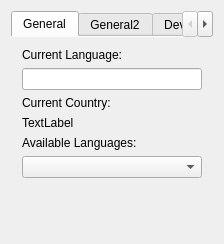
<?xml version="1.0" encoding="UTF-8"?>
<ui version="4.0">
 <class>Dialog</class>
 <widget class="QDialog" name="Dialog">
  <property name="geometry">
   <rect>
    <x>0</x>
    <y>0</y>
    <width>165</width>
    <height>244</height>
   </rect>
  </property>
  <property name="windowTitle">
   <string>Sysinfo</string>
  </property>
  <layout class="QVBoxLayout" name="verticalLayout_3">
   <item>
    <layout class="QHBoxLayout" name="horizontalLayout_33">
     <item>
      <widget class="QTabWidget" name="tabWidget">
       <property name="layoutDirection">
        <enum>Qt::LeftToRight</enum>
       </property>
       <property name="autoFillBackground">
        <bool>false</bool>
       </property>
       <property name="tabPosition">
        <enum>QTabWidget::North</enum>
       </property>
       <property name="currentIndex">
        <number>0</number>
       </property>
       <property name="documentMode">
        <bool>true</bool>
       </property>
       <property name="tabsClosable">
        <bool>false</bool>
       </property>
       <property name="movable">
        <bool>false</bool>
       </property>
       <widget class="QWidget" name="generaltab">
        <attribute name="title">
         <string>General</string>
        </attribute>
        <layout class="QVBoxLayout" name="verticalLayout_7">
         <item>
          <widget class="QLabel" name="label">
           <property name="sizePolicy">
            <sizepolicy hsizetype="Expanding" vsizetype="Fixed">
             <horstretch>0</horstretch>
             <verstretch>0</verstretch>
            </sizepolicy>
           </property>
           <property name="text">
            <string>Current Language:</string>
           </property>
          </widget>
         </item>
         <item>
          <widget class="QLineEdit" name="curLanguageLineEdit">
           <property name="sizePolicy">
            <sizepolicy hsizetype="Expanding" vsizetype="Fixed">
             <horstretch>0</horstretch>
             <verstretch>0</verstretch>
            </sizepolicy>
           </property>
          </widget>
         </item>
         <item>
          <widget class="QLabel" name="label_16">
           <property name="sizePolicy">
            <sizepolicy hsizetype="Expanding" vsizetype="Fixed">
             <horstretch>0</horstretch>
             <verstretch>0</verstretch>
            </sizepolicy>
           </property>
           <property name="text">
            <string>Current Country:</string>
           </property>
          </widget>
         </item>
         <item>
          <widget class="QLabel" name="countryCodeLabel">
           <property name="sizePolicy">
            <sizepolicy hsizetype="Expanding" vsizetype="Fixed">
             <horstretch>0</horstretch>
             <verstretch>0</verstretch>
            </sizepolicy>
           </property>
           <property name="text">
            <string>TextLabel</string>
           </property>
          </widget>
         </item>
         <item>
          <widget class="QLabel" name="label_2">
           <property name="sizePolicy">
            <sizepolicy hsizetype="Expanding" vsizetype="Fixed">
             <horstretch>0</horstretch>
             <verstretch>0</verstretch>
            </sizepolicy>
           </property>
           <property name="text">
            <string>Available Languages:</string>
           </property>
          </widget>
         </item>
         <item>
          <widget class="QComboBox" name="languagesComboBox">
           <property name="sizePolicy">
            <sizepolicy hsizetype="Expanding" vsizetype="Fixed">
             <horstretch>0</horstretch>
             <verstretch>0</verstretch>
            </sizepolicy>
           </property>
          </widget>
         </item>
         <item>
          <spacer name="verticalSpacer_3">
           <property name="orientation">
            <enum>Qt::Vertical</enum>
           </property>
           <property name="sizeHint" stdset="0">
            <size>
             <width>20</width>
             <height>291</height>
            </size>
           </property>
          </spacer>
         </item>
        </layout>
       </widget>
       <widget class="QWidget" name="generaltab_2">
        <attribute name="title">
         <string>General2</string>
        </attribute>
        <layout class="QVBoxLayout" name="verticalLayout_2">
         <item>
          <widget class="QComboBox" name="versionComboBox">
           <property name="sizePolicy">
            <sizepolicy hsizetype="Expanding" vsizetype="Fixed">
             <horstretch>0</horstretch>
             <verstretch>0</verstretch>
            </sizepolicy>
           </property>
           <item>
            <property name="text">
             <string>Os</string>
            </property>
           </item>
           <item>
            <property name="text">
             <string>QtCore</string>
            </property>
           </item>
           <item>
            <property name="text">
             <string>WrtCore</string>
            </property>
           </item>
           <item>
            <property name="text">
             <string>Webkit</string>
            </property>
           </item>
           <item>
            <property name="text">
             <string>ServiceFramework</string>
            </property>
           </item>
           <item>
            <property name="text">
             <string>WrtExtensions</string>
            </property>
           </item>
           <item>
            <property name="text">
             <string>Service Provider</string>
            </property>
           </item>
           <item>
            <property name="text">
             <string>Netscape Plugin</string>
            </property>
           </item>
           <item>
            <property name="text">
             <string>Webapp</string>
            </property>
           </item>
           <item>
            <property name="text">
             <string>Firmware</string>
            </property>
           </item>
          </widget>
         </item>
         <item>
          <widget class="QLabel" name="label_3">
           <property name="sizePolicy">
            <sizepolicy hsizetype="Expanding" vsizetype="Fixed">
             <horstretch>0</horstretch>
             <verstretch>0</verstretch>
            </sizepolicy>
           </property>
           <property name="text">
            <string>Version</string>
           </property>
          </widget>
         </item>
         <item>
          <widget class="QLineEdit" name="versionLineEdit"/>
         </item>
         <item>
          <widget class="QComboBox" name="featureComboBox">
           <property name="sizePolicy">
            <sizepolicy hsizetype="Expanding" vsizetype="Fixed">
             <horstretch>0</horstretch>
             <verstretch>0</verstretch>
            </sizepolicy>
           </property>
           <item>
            <property name="text">
             <string>Bluetooth</string>
            </property>
           </item>
           <item>
            <property name="text">
             <string>Camera</string>
            </property>
           </item>
           <item>
            <property name="text">
             <string>FmRadio</string>
            </property>
           </item>
           <item>
            <property name="text">
             <string>Irda</string>
            </property>
           </item>
           <item>
            <property name="text">
             <string>Led</string>
            </property>
           </item>
           <item>
            <property name="text">
             <string>Memcard</string>
            </property>
           </item>
           <item>
            <property name="text">
             <string>Usb</string>
            </property>
           </item>
           <item>
            <property name="text">
             <string>Vibrate</string>
            </property>
           </item>
           <item>
            <property name="text">
             <string>WLan</string>
            </property>
           </item>
           <item>
            <property name="text">
             <string>Sim</string>
            </property>
           </item>
           <item>
            <property name="text">
             <string>Location</string>
            </property>
           </item>
           <item>
            <property name="text">
             <string>VideoOut</string>
            </property>
           </item>
           <item>
            <property name="text">
             <string>Haptics</string>
            </property>
           </item>
          </widget>
         </item>
         <item>
          <widget class="QLabel" name="label_4">
           <property name="sizePolicy">
            <sizepolicy hsizetype="Expanding" vsizetype="Fixed">
             <horstretch>0</horstretch>
             <verstretch>0</verstretch>
            </sizepolicy>
           </property>
           <property name="text">
            <string>Feature supported</string>
           </property>
          </widget>
         </item>
         <item>
          <widget class="QLineEdit" name="featuresLineEdit"/>
         </item>
         <item>
          <spacer name="verticalSpacer_10">
           <property name="orientation">
            <enum>Qt::Vertical</enum>
           </property>
           <property name="sizeHint" stdset="0">
            <size>
             <width>20</width>
             <height>343</height>
            </size>
           </property>
          </spacer>
         </item>
        </layout>
       </widget>
       <widget class="QWidget" name="sysdevicetab">
        <attribute name="title">
         <string>Device</string>
        </attribute>
        <layout class="QVBoxLayout" name="verticalLayout_4">
         <item>
          <layout class="QHBoxLayout" name="horizontalLayout">
           <item>
            <widget class="QLabel" name="label_18">
             <property name="sizePolicy">
              <sizepolicy hsizetype="Expanding" vsizetype="Fixed">
               <horstretch>0</horstretch>
               <verstretch>0</verstretch>
              </sizepolicy>
             </property>
             <property name="text">
              <string>IMEI:</string>
             </property>
            </widget>
           </item>
           <item>
            <widget class="QLabel" name="ImeiLabel">
             <property name="sizePolicy">
              <sizepolicy hsizetype="Expanding" vsizetype="Fixed">
               <horstretch>0</horstretch>
               <verstretch>0</verstretch>
              </sizepolicy>
             </property>
             <property name="text">
              <string>xx</string>
             </property>
            </widget>
           </item>
          </layout>
         </item>
         <item>
          <layout class="QHBoxLayout" name="horizontalLayout_2">
           <item>
            <widget class="QLabel" name="label_19">
             <property name="sizePolicy">
              <sizepolicy hsizetype="Expanding" vsizetype="Fixed">
               <horstretch>0</horstretch>
               <verstretch>0</verstretch>
              </sizepolicy>
             </property>
             <property name="text">
              <string>IMSI:</string>
             </property>
            </widget>
           </item>
           <item>
            <widget class="QLabel" name="imsiLabel">
             <property name="sizePolicy">
              <sizepolicy hsizetype="Expanding" vsizetype="Fixed">
               <horstretch>0</horstretch>
               <verstretch>0</verstretch>
              </sizepolicy>
             </property>
             <property name="text">
              <string>xx</string>
             </property>
            </widget>
           </item>
          </layout>
         </item>
         <item>
          <layout class="QHBoxLayout" name="horizontalLayout_3">
           <item>
            <widget class="QLabel" name="label_20">
             <property name="sizePolicy">
              <sizepolicy hsizetype="Expanding" vsizetype="Fixed">
               <horstretch>0</horstretch>
               <verstretch>0</verstretch>
              </sizepolicy>
             </property>
             <property name="text">
              <string>Manufacturer:</string>
             </property>
            </widget>
           </item>
           <item>
            <widget class="QLabel" name="manufacturerLabel">
             <property name="sizePolicy">
              <sizepolicy hsizetype="Expanding" vsizetype="Fixed">
               <horstretch>0</horstretch>
               <verstretch>0</verstretch>
              </sizepolicy>
             </property>
             <property name="text">
              <string>TextLabel</string>
             </property>
            </widget>
           </item>
          </layout>
         </item>
         <item>
          <layout class="QHBoxLayout" name="horizontalLayout_4">
           <item>
            <widget class="QLabel" name="label_21">
             <property name="sizePolicy">
              <sizepolicy hsizetype="Expanding" vsizetype="Fixed">
               <horstretch>0</horstretch>
               <verstretch>0</verstretch>
              </sizepolicy>
             </property>
             <property name="text">
              <string>Model</string>
             </property>
            </widget>
           </item>
           <item>
            <widget class="QLabel" name="modelLabel">
             <property name="sizePolicy">
              <sizepolicy hsizetype="Expanding" vsizetype="Fixed">
               <horstretch>0</horstretch>
               <verstretch>0</verstretch>
              </sizepolicy>
             </property>
             <property name="text">
              <string>TextLabel</string>
             </property>
            </widget>
           </item>
          </layout>
         </item>
         <item>
          <layout class="QHBoxLayout" name="horizontalLayout_5">
           <item>
            <widget class="QLabel" name="label_22">
             <property name="sizePolicy">
              <sizepolicy hsizetype="Expanding" vsizetype="Fixed">
               <horstretch>0</horstretch>
               <verstretch>0</verstretch>
              </sizepolicy>
             </property>
             <property name="text">
              <string>Product:</string>
             </property>
            </widget>
           </item>
           <item>
            <widget class="QLabel" name="productLabel">
             <property name="sizePolicy">
              <sizepolicy hsizetype="Expanding" vsizetype="Fixed">
               <horstretch>0</horstretch>
               <verstretch>0</verstretch>
              </sizepolicy>
             </property>
             <property name="text">
              <string>TextLabel</string>
             </property>
            </widget>
           </item>
          </layout>
         </item>
         <item>
          <spacer name="verticalSpacer_4">
           <property name="orientation">
            <enum>Qt::Vertical</enum>
           </property>
           <property name="sizeHint" stdset="0">
            <size>
             <width>20</width>
             <height>309</height>
            </size>
           </property>
          </spacer>
         </item>
        </layout>
       </widget>
       <widget class="QWidget" name="sysdevicetab_2">
        <attribute name="title">
         <string>Device2</string>
        </attribute>
        <layout class="QVBoxLayout" name="verticalLayout_5">
         <item>
          <widget class="QCheckBox" name="deviceLockCheckBox">
           <property name="sizePolicy">
            <sizepolicy hsizetype="Expanding" vsizetype="Fixed">
             <horstretch>0</horstretch>
             <verstretch>0</verstretch>
            </sizepolicy>
           </property>
           <property name="text">
            <string>Device locked</string>
           </property>
          </widget>
         </item>
         <item>
          <widget class="QLabel" name="label_23">
           <property name="sizePolicy">
            <sizepolicy hsizetype="Expanding" vsizetype="Fixed">
             <horstretch>0</horstretch>
             <verstretch>0</verstretch>
            </sizepolicy>
           </property>
           <property name="text">
            <string>Sim status:</string>
           </property>
          </widget>
         </item>
         <item>
          <widget class="QComboBox" name="simComboBox">
           <property name="sizePolicy">
            <sizepolicy hsizetype="Expanding" vsizetype="Fixed">
             <horstretch>0</horstretch>
             <verstretch>0</verstretch>
            </sizepolicy>
           </property>
           <item>
            <property name="text">
             <string>Sim not available</string>
            </property>
           </item>
           <item>
            <property name="text">
             <string>Single available</string>
            </property>
           </item>
           <item>
            <property name="text">
             <string>Dual available</string>
            </property>
           </item>
           <item>
            <property name="text">
             <string>Locked</string>
            </property>
           </item>
          </widget>
         </item>
         <item>
          <widget class="QLabel" name="label_24">
           <property name="sizePolicy">
            <sizepolicy hsizetype="Expanding" vsizetype="Fixed">
             <horstretch>0</horstretch>
             <verstretch>0</verstretch>
            </sizepolicy>
           </property>
           <property name="text">
            <string>current Profile:</string>
           </property>
          </widget>
         </item>
         <item>
          <widget class="QComboBox" name="profileComboBox">
           <property name="sizePolicy">
            <sizepolicy hsizetype="Expanding" vsizetype="Fixed">
             <horstretch>0</horstretch>
             <verstretch>0</verstretch>
            </sizepolicy>
           </property>
           <item>
            <property name="text">
             <string>Unknown Profile</string>
            </property>
           </item>
           <item>
            <property name="text">
             <string>Silent Profile</string>
            </property>
           </item>
           <item>
            <property name="text">
             <string>Normal Profile</string>
            </property>
           </item>
           <item>
            <property name="text">
             <string>Loud profile</string>
            </property>
           </item>
           <item>
            <property name="text">
             <string>Vib profile</string>
            </property>
           </item>
           <item>
            <property name="text">
             <string>Offline profile</string>
            </property>
           </item>
           <item>
            <property name="text">
             <string>Powersave profile</string>
            </property>
           </item>
           <item>
            <property name="text">
             <string>Custom profile</string>
            </property>
           </item>
          </widget>
         </item>
         <item>
          <layout class="QHBoxLayout" name="horizontalLayout_7">
           <item>
            <widget class="QLabel" name="label_25">
             <property name="sizePolicy">
              <sizepolicy hsizetype="Expanding" vsizetype="Fixed">
               <horstretch>0</horstretch>
               <verstretch>0</verstretch>
              </sizepolicy>
             </property>
             <property name="text">
              <string>Input method:</string>
             </property>
            </widget>
           </item>
           <item>
            <widget class="QLabel" name="inputMethodLabel">
             <property name="sizePolicy">
              <sizepolicy hsizetype="Expanding" vsizetype="Fixed">
               <horstretch>0</horstretch>
               <verstretch>0</verstretch>
              </sizepolicy>
             </property>
             <property name="text">
              <string>TextLabel</string>
             </property>
            </widget>
           </item>
          </layout>
         </item>
         <item>
          <widget class="QCheckBox" name="bluetoothOnCheckBox">
           <property name="text">
            <string>Bluetooth on</string>
           </property>
          </widget>
         </item>
         <item>
          <spacer name="verticalSpacer_5">
           <property name="orientation">
            <enum>Qt::Vertical</enum>
           </property>
           <property name="sizeHint" stdset="0">
            <size>
             <width>20</width>
             <height>346</height>
            </size>
           </property>
          </spacer>
         </item>
        </layout>
       </widget>
       <widget class="QWidget" name="sysdevicetab_3">
        <attribute name="title">
         <string>Device3</string>
        </attribute>
        <layout class="QVBoxLayout" name="verticalLayout_6">
         <item>
          <widget class="QLabel" name="powerStateLabel">
           <property name="text">
            <string>PowerState</string>
           </property>
          </widget>
         </item>
         <item>
          <widget class="QProgressBar" name="batteryLevelBar">
           <property name="sizePolicy">
            <sizepolicy hsizetype="Expanding" vsizetype="Fixed">
             <horstretch>0</horstretch>
             <verstretch>0</verstretch>
            </sizepolicy>
           </property>
           <property name="maximum">
            <number>100</number>
           </property>
           <property name="value">
            <number>0</number>
           </property>
          </widget>
         </item>
         <item>
          <widget class="QRadioButton" name="radioButton">
           <property name="sizePolicy">
            <sizepolicy hsizetype="Expanding" vsizetype="Fixed">
             <horstretch>0</horstretch>
             <verstretch>0</verstretch>
            </sizepolicy>
           </property>
           <property name="text">
            <string>Unknown Power</string>
           </property>
          </widget>
         </item>
         <item>
          <widget class="QRadioButton" name="radioButton_2">
           <property name="sizePolicy">
            <sizepolicy hsizetype="Expanding" vsizetype="Fixed">
             <horstretch>0</horstretch>
             <verstretch>0</verstretch>
            </sizepolicy>
           </property>
           <property name="text">
            <string>Battery Power</string>
           </property>
          </widget>
         </item>
         <item>
          <widget class="QRadioButton" name="radioButton_3">
           <property name="sizePolicy">
            <sizepolicy hsizetype="Expanding" vsizetype="Fixed">
             <horstretch>0</horstretch>
             <verstretch>0</verstretch>
            </sizepolicy>
           </property>
           <property name="text">
            <string>Wall Power</string>
           </property>
          </widget>
         </item>
         <item>
          <widget class="QRadioButton" name="radioButton_4">
           <property name="sizePolicy">
            <sizepolicy hsizetype="Expanding" vsizetype="Fixed">
             <horstretch>0</horstretch>
             <verstretch>0</verstretch>
            </sizepolicy>
           </property>
           <property name="text">
            <string>Wall Power charging Battery</string>
           </property>
          </widget>
         </item>
         <item>
          <spacer name="verticalSpacer_6">
           <property name="orientation">
            <enum>Qt::Vertical</enum>
           </property>
           <property name="sizeHint" stdset="0">
            <size>
             <width>20</width>
             <height>315</height>
            </size>
           </property>
          </spacer>
         </item>
        </layout>
       </widget>
       <widget class="QWidget" name="sysdisplaytab">
        <attribute name="title">
         <string>Display</string>
        </attribute>
        <layout class="QVBoxLayout" name="verticalLayout_8">
         <item>
          <widget class="QLabel" name="label_14">
           <property name="text">
            <string>brightness</string>
           </property>
          </widget>
         </item>
         <item>
          <widget class="QLineEdit" name="brightnessLineEdit"/>
         </item>
         <item>
          <widget class="QLabel" name="label_15">
           <property name="text">
            <string>color depth</string>
           </property>
          </widget>
         </item>
         <item>
          <widget class="QLineEdit" name="colorDepthLineEdit"/>
         </item>
         <item>
          <layout class="QHBoxLayout" name="horizontalLayout_14">
           <item>
            <widget class="QLabel" name="label_29">
             <property name="sizePolicy">
              <sizepolicy hsizetype="Expanding" vsizetype="Fixed">
               <horstretch>0</horstretch>
               <verstretch>0</verstretch>
              </sizepolicy>
             </property>
             <property name="text">
              <string>Resolution</string>
             </property>
            </widget>
           </item>
           <item>
            <widget class="QLabel" name="resolutionLabel">
             <property name="sizePolicy">
              <sizepolicy hsizetype="Expanding" vsizetype="Fixed">
               <horstretch>0</horstretch>
               <verstretch>0</verstretch>
              </sizepolicy>
             </property>
             <property name="text">
              <string>TextLabel</string>
             </property>
            </widget>
           </item>
          </layout>
         </item>
         <item>
          <spacer name="verticalSpacer_7">
           <property name="orientation">
            <enum>Qt::Vertical</enum>
           </property>
           <property name="sizeHint" stdset="0">
            <size>
             <width>20</width>
             <height>371</height>
            </size>
           </property>
          </spacer>
         </item>
        </layout>
       </widget>
       <widget class="QWidget" name="sysmemorytab">
        <attribute name="title">
         <string>Storage</string>
        </attribute>
        <layout class="QVBoxLayout" name="verticalLayout_9">
         <item>
          <widget class="QTreeWidget" name="storageTreeWidget">
           <column>
            <property name="text">
             <string>Volume Name</string>
            </property>
           </column>
           <column>
            <property name="text">
             <string>Type of Volume</string>
            </property>
           </column>
           <column>
            <property name="text">
             <string>Total Disk Space</string>
            </property>
           </column>
           <column>
            <property name="text">
             <string>Available Disk Space</string>
            </property>
           </column>
          </widget>
         </item>
        </layout>
       </widget>
       <widget class="QWidget" name="sysnetworktab">
        <attribute name="title">
         <string>Network</string>
        </attribute>
        <layout class="QVBoxLayout" name="verticalLayout">
         <item>
          <widget class="QComboBox" name="netStatusComboBox">
           <property name="sizePolicy">
            <sizepolicy hsizetype="Expanding" vsizetype="Fixed">
             <horstretch>0</horstretch>
             <verstretch>0</verstretch>
            </sizepolicy>
           </property>
           <item>
            <property name="text">
             <string>Gsm</string>
            </property>
           </item>
           <item>
            <property name="text">
             <string>Cdma</string>
            </property>
           </item>
           <item>
            <property name="text">
             <string>Wcdma</string>
            </property>
           </item>
           <item>
            <property name="text">
             <string>Wlan</string>
            </property>
           </item>
           <item>
            <property name="text">
             <string>Ethernet</string>
            </property>
           </item>
           <item>
            <property name="text">
             <string>Bluetooth</string>
            </property>
           </item>
          </widget>
         </item>
         <item>
          <layout class="QHBoxLayout" name="horizontalLayout_27">
           <item>
            <widget class="QLabel" name="label_5">
             <property name="sizePolicy">
              <sizepolicy hsizetype="Expanding" vsizetype="Fixed">
               <horstretch>0</horstretch>
               <verstretch>0</verstretch>
              </sizepolicy>
             </property>
             <property name="text">
              <string>Network Status</string>
             </property>
            </widget>
           </item>
           <item>
            <widget class="QLabel" name="cellNetworkStatusLabel">
             <property name="sizePolicy">
              <sizepolicy hsizetype="Expanding" vsizetype="Fixed">
               <horstretch>0</horstretch>
               <verstretch>0</verstretch>
              </sizepolicy>
             </property>
             <property name="frameShape">
              <enum>QFrame::StyledPanel</enum>
             </property>
             <property name="frameShadow">
              <enum>QFrame::Sunken</enum>
             </property>
             <property name="text">
              <string>.</string>
             </property>
            </widget>
           </item>
          </layout>
         </item>
         <item>
          <widget class="QLabel" name="label_6">
           <property name="sizePolicy">
            <sizepolicy hsizetype="Expanding" vsizetype="Fixed">
             <horstretch>0</horstretch>
             <verstretch>0</verstretch>
            </sizepolicy>
           </property>
           <property name="text">
            <string>Network Signal Strength</string>
           </property>
          </widget>
         </item>
         <item>
          <widget class="QProgressBar" name="signalLevelProgressBar">
           <property name="value">
            <number>0</number>
           </property>
           <property name="format">
            <string>%v</string>
           </property>
          </widget>
         </item>
         <item>
          <layout class="QHBoxLayout" name="horizontalLayout_25">
           <item>
            <widget class="QLabel" name="label_26">
             <property name="sizePolicy">
              <sizepolicy hsizetype="Expanding" vsizetype="Fixed">
               <horstretch>0</horstretch>
               <verstretch>0</verstretch>
              </sizepolicy>
             </property>
             <property name="text">
              <string>MAC address:</string>
             </property>
            </widget>
           </item>
           <item>
            <widget class="QLabel" name="macAddressLabel">
             <property name="sizePolicy">
              <sizepolicy hsizetype="Expanding" vsizetype="Fixed">
               <horstretch>0</horstretch>
               <verstretch>0</verstretch>
              </sizepolicy>
             </property>
             <property name="text">
              <string>.</string>
             </property>
            </widget>
           </item>
          </layout>
         </item>
         <item>
          <layout class="QHBoxLayout" name="horizontalLayout_24">
           <item>
            <widget class="QLabel" name="label_27">
             <property name="sizePolicy">
              <sizepolicy hsizetype="Expanding" vsizetype="Fixed">
               <horstretch>0</horstretch>
               <verstretch>0</verstretch>
              </sizepolicy>
             </property>
             <property name="text">
              <string>Interface Name:</string>
             </property>
            </widget>
           </item>
           <item>
            <widget class="QLabel" name="InterfaceLabel">
             <property name="sizePolicy">
              <sizepolicy hsizetype="Expanding" vsizetype="Fixed">
               <horstretch>0</horstretch>
               <verstretch>0</verstretch>
              </sizepolicy>
             </property>
             <property name="text">
              <string>.</string>
             </property>
            </widget>
           </item>
          </layout>
         </item>
         <item>
          <spacer name="verticalSpacer_2">
           <property name="orientation">
            <enum>Qt::Vertical</enum>
           </property>
           <property name="sizeHint" stdset="0">
            <size>
             <width>20</width>
             <height>188</height>
            </size>
           </property>
          </spacer>
         </item>
        </layout>
       </widget>
       <widget class="QWidget" name="sysnetworktab_2">
        <attribute name="title">
         <string>Network2</string>
        </attribute>
        <layout class="QVBoxLayout" name="verticalLayout_10">
         <item>
          <layout class="QHBoxLayout" name="horizontalLayout_38">
           <item>
            <widget class="QLabel" name="label_13">
             <property name="sizePolicy">
              <sizepolicy hsizetype="Expanding" vsizetype="Fixed">
               <horstretch>0</horstretch>
               <verstretch>0</verstretch>
              </sizepolicy>
             </property>
             <property name="text">
              <string>Network Name</string>
             </property>
            </widget>
           </item>
           <item>
            <widget class="QLabel" name="operatorNameLabel">
             <property name="sizePolicy">
              <sizepolicy hsizetype="Expanding" vsizetype="Fixed">
               <horstretch>0</horstretch>
               <verstretch>0</verstretch>
              </sizepolicy>
             </property>
             <property name="frameShape">
              <enum>QFrame::StyledPanel</enum>
             </property>
             <property name="frameShadow">
              <enum>QFrame::Sunken</enum>
             </property>
             <property name="text">
              <string>.</string>
             </property>
            </widget>
           </item>
          </layout>
         </item>
         <item>
          <layout class="QHBoxLayout" name="horizontalLayout_39">
           <item>
            <widget class="QLabel" name="label_7">
             <property name="sizePolicy">
              <sizepolicy hsizetype="Expanding" vsizetype="Fixed">
               <horstretch>0</horstretch>
               <verstretch>0</verstretch>
              </sizepolicy>
             </property>
             <property name="text">
              <string>Cell Id:</string>
             </property>
            </widget>
           </item>
           <item>
            <widget class="QLabel" name="cellIdLabel">
             <property name="sizePolicy">
              <sizepolicy hsizetype="Expanding" vsizetype="Fixed">
               <horstretch>0</horstretch>
               <verstretch>0</verstretch>
              </sizepolicy>
             </property>
             <property name="frameShape">
              <enum>QFrame::StyledPanel</enum>
             </property>
             <property name="frameShadow">
              <enum>QFrame::Sunken</enum>
             </property>
             <property name="text">
              <string>.</string>
             </property>
            </widget>
           </item>
          </layout>
         </item>
         <item>
          <layout class="QHBoxLayout" name="horizontalLayout_40">
           <item>
            <widget class="QLabel" name="label_8">
             <property name="sizePolicy">
              <sizepolicy hsizetype="Expanding" vsizetype="Fixed">
               <horstretch>0</horstretch>
               <verstretch>0</verstretch>
              </sizepolicy>
             </property>
             <property name="text">
              <string>Location Area Code</string>
             </property>
            </widget>
           </item>
           <item>
            <widget class="QLabel" name="locationAreaCodeLabel">
             <property name="sizePolicy">
              <sizepolicy hsizetype="Expanding" vsizetype="Fixed">
               <horstretch>0</horstretch>
               <verstretch>0</verstretch>
              </sizepolicy>
             </property>
             <property name="frameShape">
              <enum>QFrame::StyledPanel</enum>
             </property>
             <property name="frameShadow">
              <enum>QFrame::Sunken</enum>
             </property>
             <property name="text">
              <string>.</string>
             </property>
            </widget>
           </item>
          </layout>
         </item>
         <item>
          <spacer name="verticalSpacer_9">
           <property name="orientation">
            <enum>Qt::Vertical</enum>
           </property>
           <property name="sizeHint" stdset="0">
            <size>
             <width>20</width>
             <height>309</height>
            </size>
           </property>
          </spacer>
         </item>
        </layout>
       </widget>
       <widget class="QWidget" name="sysnetworktab_3">
        <attribute name="title">
         <string>Network3</string>
        </attribute>
        <layout class="QVBoxLayout" name="verticalLayout_11">
         <item>
          <layout class="QHBoxLayout" name="horizontalLayout_37">
           <item>
            <widget class="QLabel" name="label_9">
             <property name="sizePolicy">
              <sizepolicy hsizetype="Expanding" vsizetype="Fixed">
               <horstretch>0</horstretch>
               <verstretch>0</verstretch>
              </sizepolicy>
             </property>
             <property name="text">
              <string>Current MMC:</string>
             </property>
            </widget>
           </item>
           <item>
            <widget class="QLabel" name="currentMMCLabel">
             <property name="sizePolicy">
              <sizepolicy hsizetype="Expanding" vsizetype="Fixed">
               <horstretch>0</horstretch>
               <verstretch>0</verstretch>
              </sizepolicy>
             </property>
             <property name="frameShape">
              <enum>QFrame::StyledPanel</enum>
             </property>
             <property name="frameShadow">
              <enum>QFrame::Sunken</enum>
             </property>
             <property name="text">
              <string>.</string>
             </property>
            </widget>
           </item>
          </layout>
         </item>
         <item>
          <layout class="QHBoxLayout" name="horizontalLayout_36">
           <item>
            <widget class="QLabel" name="label_10">
             <property name="sizePolicy">
              <sizepolicy hsizetype="Expanding" vsizetype="Fixed">
               <horstretch>0</horstretch>
               <verstretch>0</verstretch>
              </sizepolicy>
             </property>
             <property name="text">
              <string>Current MNC:</string>
             </property>
            </widget>
           </item>
           <item>
            <widget class="QLabel" name="currentMNCLabel">
             <property name="sizePolicy">
              <sizepolicy hsizetype="Expanding" vsizetype="Fixed">
               <horstretch>0</horstretch>
               <verstretch>0</verstretch>
              </sizepolicy>
             </property>
             <property name="frameShape">
              <enum>QFrame::StyledPanel</enum>
             </property>
             <property name="frameShadow">
              <enum>QFrame::Sunken</enum>
             </property>
             <property name="text">
              <string>.</string>
             </property>
            </widget>
           </item>
          </layout>
         </item>
         <item>
          <layout class="QHBoxLayout" name="horizontalLayout_35">
           <item>
            <widget class="QLabel" name="label_11">
             <property name="sizePolicy">
              <sizepolicy hsizetype="Expanding" vsizetype="Fixed">
               <horstretch>0</horstretch>
               <verstretch>0</verstretch>
              </sizepolicy>
             </property>
             <property name="text">
              <string>Home MMC:</string>
             </property>
            </widget>
           </item>
           <item>
            <widget class="QLabel" name="homeMMCLabel">
             <property name="sizePolicy">
              <sizepolicy hsizetype="Expanding" vsizetype="Fixed">
               <horstretch>0</horstretch>
               <verstretch>0</verstretch>
              </sizepolicy>
             </property>
             <property name="frameShape">
              <enum>QFrame::StyledPanel</enum>
             </property>
             <property name="frameShadow">
              <enum>QFrame::Sunken</enum>
             </property>
             <property name="text">
              <string>.</string>
             </property>
            </widget>
           </item>
          </layout>
         </item>
         <item>
          <layout class="QHBoxLayout" name="horizontalLayout_34">
           <item>
            <widget class="QLabel" name="label_12">
             <property name="sizePolicy">
              <sizepolicy hsizetype="Expanding" vsizetype="Fixed">
               <horstretch>0</horstretch>
               <verstretch>0</verstretch>
              </sizepolicy>
             </property>
             <property name="text">
              <string>Home MNC:</string>
             </property>
            </widget>
           </item>
           <item>
            <widget class="QLabel" name="homeMNCLabel">
             <property name="sizePolicy">
              <sizepolicy hsizetype="Expanding" vsizetype="Fixed">
               <horstretch>0</horstretch>
               <verstretch>0</verstretch>
              </sizepolicy>
             </property>
             <property name="frameShape">
              <enum>QFrame::StyledPanel</enum>
             </property>
             <property name="frameShadow">
              <enum>QFrame::Sunken</enum>
             </property>
             <property name="text">
              <string>.</string>
             </property>
            </widget>
           </item>
          </layout>
         </item>
         <item>
          <spacer name="verticalSpacer_12">
           <property name="orientation">
            <enum>Qt::Vertical</enum>
           </property>
           <property name="sizeHint" stdset="0">
            <size>
             <width>20</width>
             <height>378</height>
            </size>
           </property>
          </spacer>
         </item>
        </layout>
       </widget>
       <widget class="QWidget" name="screenTab">
        <attribute name="title">
         <string>Screen Saver</string>
        </attribute>
        <layout class="QVBoxLayout" name="verticalLayout_12">
         <item>
          <widget class="QCheckBox" name="saverInhibitedCheckBox">
           <property name="sizePolicy">
            <sizepolicy hsizetype="Expanding" vsizetype="Fixed">
             <horstretch>0</horstretch>
             <verstretch>0</verstretch>
            </sizepolicy>
           </property>
           <property name="text">
            <string>Screen Saver Inhibited</string>
           </property>
          </widget>
         </item>
         <item>
          <widget class="QCheckBox" name="screenLockCheckBox">
           <property name="sizePolicy">
            <sizepolicy hsizetype="Expanding" vsizetype="Fixed">
             <horstretch>0</horstretch>
             <verstretch>0</verstretch>
            </sizepolicy>
           </property>
           <property name="text">
            <string>screen lock on?</string>
           </property>
          </widget>
         </item>
         <item>
          <spacer name="verticalSpacer">
           <property name="orientation">
            <enum>Qt::Vertical</enum>
           </property>
           <property name="sizeHint" stdset="0">
            <size>
             <width>20</width>
             <height>40</height>
            </size>
           </property>
          </spacer>
         </item>
        </layout>
       </widget>
      </widget>
     </item>
    </layout>
   </item>
  </layout>
 </widget>
 <layoutdefault spacing="6" margin="11"/>
 <resources/>
 <connections/>
</ui>
